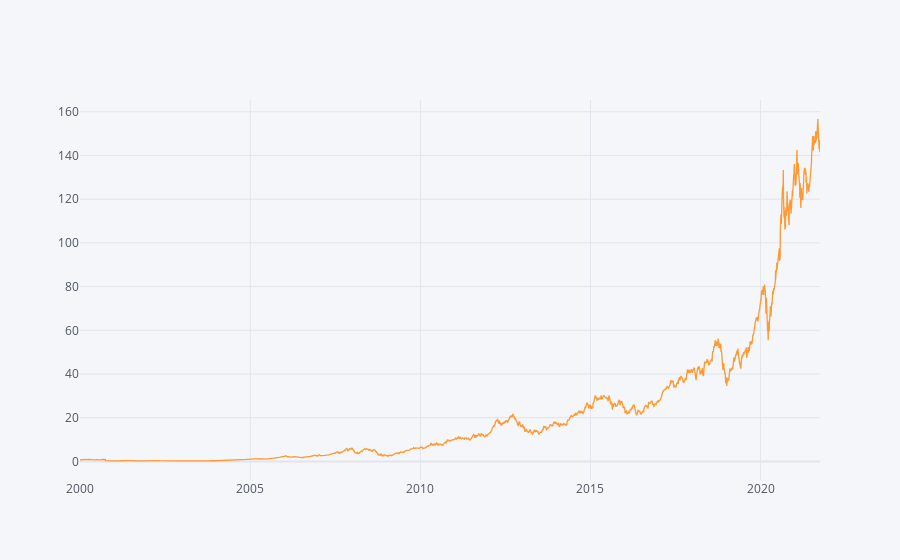

Here is the notebook cell this chart was saved with:
### Code cell
import plotly
import cufflinks as cf
cf.go_offline()
df.xs(key='Close',axis=1).iplot()
plt.show()

### Figure 1 — Plotly figure (JSON) as saved in the notebook; plotly's stock layout.template omitted (floating-point values rounded to 4 significant figures; data arrays with more than 128 entries replaced by an {"elided": "..."} marker saying what was removed)
{"data": [{"line": {"color": "rgba(255, 153, 51, 1.0)", "dash": "solid", "shape": "linear", "width": 1.3}, "mode": "lines", "name": "Close", "text": "", "type": "scatter", "x": {"elided": "5473 str values"}, "y": {"elided": "5473 float values"}}], "layout": {"legend": {"bgcolor": "#F5F6F9", "font": {"color": "#4D5663"}}, "paper_bgcolor": "#F5F6F9", "plot_bgcolor": "#F5F6F9", "title": {"font": {"color": "#4D5663"}}, "xaxis": {"gridcolor": "#E1E5ED", "showgrid": true, "tickfont": {"color": "#4D5663"}, "title": {"font": {"color": "#4D5663"}, "text": ""}, "zerolinecolor": "#E1E5ED"}, "yaxis": {"gridcolor": "#E1E5ED", "showgrid": true, "tickfont": {"color": "#4D5663"}, "title": {"font": {"color": "#4D5663"}, "text": ""}, "zerolinecolor": "#E1E5ED"}}}
